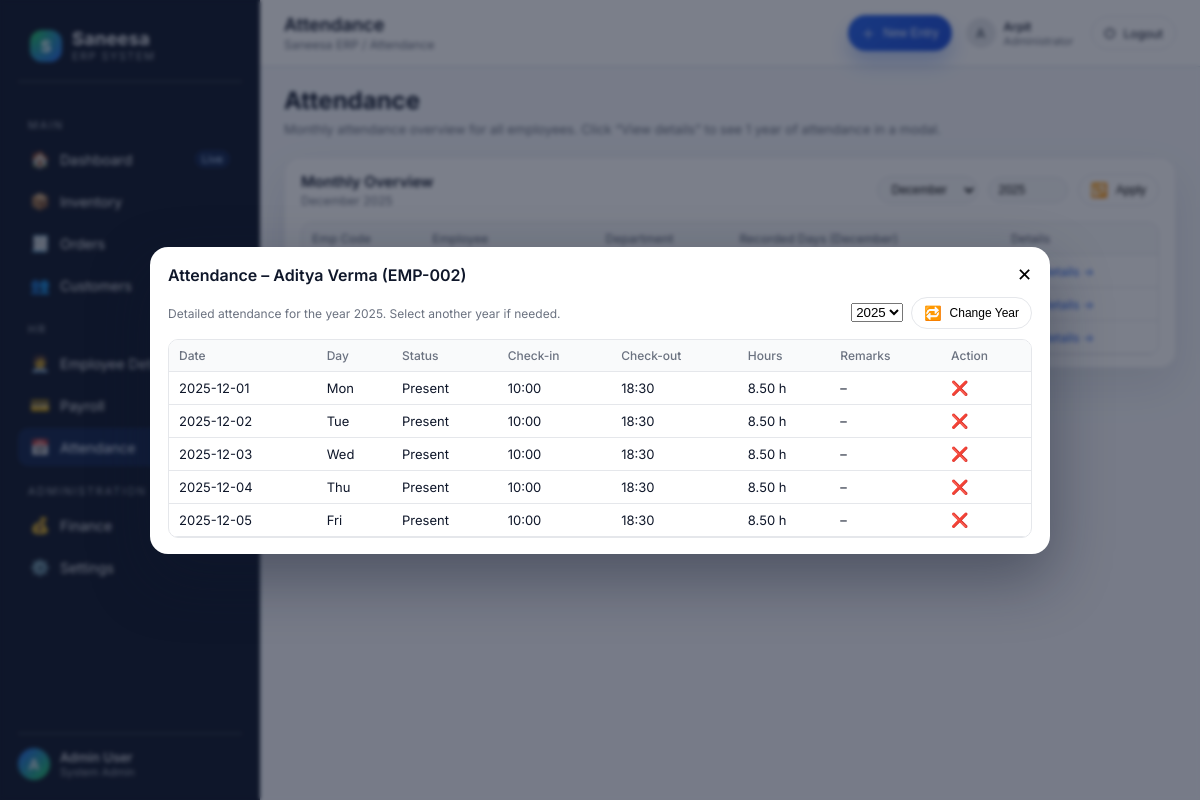
The app's page /attendance?month=12&year=2025&employee_id=2 (signed in) with its own data.
### app.py (models this page shows)
class Employee(db.Model):
    __tablename__ = 'employees'
    id = db.Column(db.Integer, primary_key=True)
    emp_code = db.Column(db.String(50), unique=True, nullable=False)
    name = db.Column(db.String(120), nullable=False)
    department = db.Column(db.String(80))
    designation = db.Column(db.String(80))
    email = db.Column(db.String(120))
    phone = db.Column(db.String(50))
    date_of_joining = db.Column(db.String(20))  # e.g. "2023-05-01"
    status = db.Column(db.String(30), default="Active")
    salary = db.Column(db.Float, default=0.0)  # monthly salary
    bank_name = db.Column(db.String(120))
    bank_account = db.Column(db.String(50))
    bank_ifsc = db.Column(db.String(20))

class Attendance(db.Model):
    __tablename__ = 'attendance'
    id = db.Column(db.Integer, primary_key=True)
    employee_id = db.Column(db.Integer, db.ForeignKey('employees.id'), nullable=False)
    date = db.Column(db.Date, nullable=False)
    check_in = db.Column(db.Time)
    check_out = db.Column(db.Time)
    status = db.Column(db.String(20), default="Present")  # Present / Absent / Leave
    remarks = db.Column(db.String(200))
    employee = db.relationship('Employee', backref=db.backref('attendance_records', lazy=True))

### app.py (the view, shortened to what this page needs)
@app.route("/attendance", methods=["GET", "POST"])
@login_required
def attendance_page():
    today = date.today()
    month_raw = request.args.get("month")
    year_raw = request.args.get("year")
    employee_id_raw = request.args.get("employee_id")  # for detail modal
    try:
        month = int(month_raw) if month_raw else today.month
    except ValueError:
        month = today.month
    try:
        year = int(year_raw) if year_raw else today.year
    except ValueError:
        year = today.year
    start_date = date(year, month, 1)
    if month == 12:
        next_month = date(year + 1, 1, 1)
    else:
        next_month = date(year, month + 1, 1)
    end_date = next_month - timedelta(days=1)
    employees = Employee.query.order_by(Employee.name).all()
    overview = []
    for emp in employees:
        days_recorded = Attendance.query.filter(
            Attendance.employee_id == emp.id,
            Attendance.date >= start_date,
            Attendance.date <= end_date
        ).count()
        overview.append({
            "employee": emp,
            "days_recorded": days_recorded
        })
    month_names = [
        (1, "January"), (2, "February"), (3, "March"), (4, "April"),
        (5, "May"), (6, "June"), (7, "July"), (8, "August"),
        (9, "September"), (10, "October"), (11, "November"), (12, "December")
    ]
    selected_employee = None
    record_rows = []
    available_years = []
    if employee_id_raw:
        try:
            employee_id = int(employee_id_raw)
        except ValueError:
            employee_id = 0
        if employee_id:
            selected_employee = Employee.query.get(employee_id)
            if selected_employee:
                year_start = date(year, 1, 1)
                year_end = date(year, 12, 31)
                records = Attendance.query.filter(
                    Attendance.employee_id == employee_id,
                    Attendance.date >= year_start,
                    Attendance.date <= year_end
                ).order_by(Attendance.date.asc()).all()
                for rec in records:
                    hours = None
                    if rec.check_in and rec.check_out:
                        dt_in = datetime.combine(rec.date, rec.check_in)
                        dt_out = datetime.combine(rec.date, rec.check_out)
                        delta = dt_out - dt_in
                        hours = round(delta.total_seconds() / 3600.0, 2)
                    record_rows.append({"rec": rec, "hours": hours})
                year_rows = db.session.query(
                    db.func.strftime("%Y", Attendance.date)
                ).filter(
                    Attendance.employee_id == employee_id
                ).distinct().all()
                available_years = sorted({int(y[0]) for y in year_rows if y[0] is not None}) or [year]
    return render_template(
        "attendance.html",
        page_title="Attendance",
        overview=overview,
        employees=employees,   # needed for New Entry modal
        month=month,
        year=year,
        month_names=month_names,
        selected_employee=selected_employee,
        record_rows=record_rows,
        available_years=available_years
    )

### app.py (called while the page is built)
def login_required(f):
    @wraps(f)
    def wrapper(*args, **kwargs):
        if "admin_id" not in session:
            return redirect(url_for("login"))
        return f(*args, **kwargs)
    return wrapper

### templates/attendance.html (shortened to what this page needs)
{% extends "base.html" %}
{% block content %}
<div class="content__header-row">
  <div class="content__header-meta">
    <h2>Attendance</h2>
    <div class="content__subtitle">
      Monthly attendance overview for all employees. Click “View details” to see 1 year of attendance in a modal.
    </div>
  </div>
</div>
<section class="panel">
  <div class="panel__header">
    <div>
      <div class="panel__title">Monthly Overview</div>
      <div class="panel__subtitle">
        {{ month_names[month - 1][1] }} {{ year }}
      </div>
    </div>
    <form method="get" class="filter-row">
      <select name="month">
        {% for m, label in month_names %}
          <option value="{{ m }}" {% if m == month %}selected{% endif %}>{{ label }}</option>
        {% endfor %}
      </select>
      <input type="number" name="year" value="{{ year }}" min="2000" max="2100">
      <button type="submit" class="pill-btn">
        <span class="icon">🔁</span>
        <span>Apply</span>
      </button>
    </form>
  </div>
  <div class="table-wrapper">
    <table>
      <thead>
        <tr>
          <th>Emp Code</th>
          <th>Employee</th>
          <th>Department</th>
          <th>Recorded Days ({{ month_names[month - 1][1] }})</th>
          <th>Details</th>
        </tr>
      </thead>
      <tbody>
      {% for row in overview %}
        {% set emp = row.employee %}
        <tr>
          <td>{{ emp.emp_code }}</td>
          <td>{{ emp.name }}</td>
          <td>{{ emp.department }}</td>
          <td>{{ row.days_recorded }}</td>
          <td>
            <a class="link-text"
               href="{{ url_for('attendance_page',
                                month=month,
                                year=year,
                                employee_id=emp.id) }}">
              View details →
            </a>
          </td>
        </tr>
      {% else %}
        <tr>
          <td colspan="5">No employees found.</td>
        </tr>
      {% endfor %}
      </tbody>
    </table>
  </div>
</section>
<div
  class="modal"
  id="attendanceDetailModal"
  data-has-selected="{% if selected_employee %}1{% else %}0{% endif %}"
>
  <div class="modal__dialog" style="width: min(900px, 98vw);">
    <div class="modal__header">
      <h3>
        {% if selected_employee %}
          Attendance – {{ selected_employee.name }} ({{ selected_employee.emp_code }})
        {% else %}
          Attendance Details
        {% endif %}
      </h3>
      <button type="button" class="modal__close" aria-label="Close">✕</button>
    </div>
    {% if selected_employee %}
      <div class="panel__header" style="padding: 0; margin-bottom: 10px;">
        <div class="panel__subtitle">
          Detailed attendance for the year {{ year }}. Select another year if needed.
        </div>
        <form method="get" class="year-select-row" style="display:flex; gap:8px; align-items:center;">
          <select name="year">
            {% for y in available_years %}
              <option value="{{ y }}" {% if y == year %}selected{% endif %}>{{ y }}</option>
            {% endfor %}
          </select>
          <button type="submit" class="pill-btn">
            <span class="icon">🔁</span>
            <span>Change Year</span>
          </button>
        </form>
      </div>
      <div class="table-wrapper">
        <table>
          <thead>
            <tr>
              <th>Date</th>
              <th>Day</th>
              <th>Status</th>
              <th>Check-in</th>
              <th>Check-out</th>
              <th>Hours</th>
              <th>Remarks</th>
              <th>Action</th>
            </tr>
          </thead>
          <tbody>
          {% for row in record_rows %}
            {% set r = row.rec %}
            <tr>
              <td>{{ r.date.strftime("%Y-%m-%d") }}</td>
              <td>{{ r.date.strftime("%a") }}</td>
              <td>{{ r.status }}</td>
              <td>
                {% if r.check_in %}
                  {{ r.check_in.strftime("%H:%M") }}
                {% else %}
                  –
                {% endif %}
              </td>
              <td>
                {% if r.check_out %}
                  {{ r.check_out.strftime("%H:%M") }}
                {% else %}
                  –
                {% endif %}
              </td>
              <td>
                {% if row.hours is not none %}
                  {{ "%.2f"|format(row.hours) }} h
                {% else %}
                  –
                {% endif %}
              </td>
              <td>{{ r.remarks or "–" }}</td>
              <td>
                <form method="POST"
                      action="{{ url_for('delete_attendance_record', record_id=r.id) }}"
                      onsubmit="return confirm('Delete this attendance record?');">
                  <button type="submit"
                          style="color:#c62828; background:none; border:none; cursor:pointer; font-size:14px;">
                    ❌
                  </button>
                </form>
              </td>
            </tr>
          {% else %}
            <tr>
              <td colspan="8">No attendance records for this year.</td>
            </tr>
          {% endfor %}
          </tbody>
        </table>
      </div>
    {% else %}
      <p style="font-size: 13px; color: var(--text-muted);">
        Select "View details" for an employee to see their yearly attendance.
      </p>
    {% endif %}
  </div>
</div>
{% endblock %}

### static/css/style.css (style rules this page uses)
:root { --bg-body: #f5f7fb; --bg-sidebar: #0f172a; --bg-sidebar-hover: #111827; --bg-card: #ffffff; --bg-topbar: #ffffff; --primary: #2563eb; --primary-soft: #dbeafe; --text-main: #0f172a; --text-muted: #6b7280; --border-subtle: #e5e7eb; --radius-lg: 16px; --radius-md: 10px; --shadow-soft: 0 18px 45px rgba(15, 23, 42, 0.09); --transition: 200ms ease; }
* { box-sizing: border-box; margin: 0; padding: 0; }
body { font-family: "Inter", system-ui, -apple-system, BlinkMacSystemFont, "Segoe UI", sans-serif; background: var(--bg-body); color: var(--text-main); min-height: 100vh; display: flex; }
a { text-decoration: none; color: inherit; }
.pill-btn { border-radius: 999px; border: 1px solid var(--border-subtle); background: transparent; padding: 7px 12px; font-size: 12px; display: inline-flex; align-items: center; gap: 8px; cursor: pointer; transition: background var(--transition), border-color var(--transition), box-shadow var(--transition), transform var(--transition); }
.pill-btn span.icon { font-size: 14px; }
.content__header-row { display: flex; align-items: center; justify-content: space-between; gap: 18px; flex-wrap: wrap; }
.content__header-meta { display: flex; flex-direction: column; gap: 6px; }
.content__subtitle { font-size: 13px; color: var(--text-muted); }
.panel { background: var(--bg-card); border-radius: var(--radius-lg); box-shadow: var(--shadow-soft); border: 1px solid rgba(148, 163, 184, 0.18); padding: 14px 16px 12px; display: flex; flex-direction: column; gap: 10px; }
.panel__header { display: flex; align-items: center; justify-content: space-between; margin-bottom: 4px; }
.panel__title { font-size: 15px; font-weight: 600; }
.panel__subtitle { font-size: 12px; color: var(--text-muted); margin-top: 2px; }
.table-wrapper { border-radius: var(--radius-md); border: 1px solid var(--border-subtle); overflow: hidden; font-size: 13px; }
table { width: 100%; border-collapse: collapse; }
thead { background: #f9fafb; }
th, td { padding: 8px 10px; text-align: left; border-bottom: 1px solid var(--border-subtle); }
th { font-weight: 500; font-size: 12px; color: var(--text-muted); }
.link-text { font-size: 12px; color: var(--primary); cursor: pointer; display: inline-flex; align-items: center; gap: 4px; }

### templates/attendance.html (style rules this page uses)
.modal { position: fixed; inset: 0; display: none; align-items: center; justify-content: center; z-index: 50; }
.modal--open { display: flex; }
.modal__dialog { position: relative; z-index: 51; background: #ffffff; border-radius: 18px; box-shadow: 0 24px 60px rgba(15, 23, 42, 0.4); padding: 18px 18px 16px; width: min(520px, 94vw); max-height: 90vh; overflow-y: auto; }
.modal__header { display: flex; align-items: center; justify-content: space-between; margin-bottom: 12px; }
.modal__header h3 { font-size: 16px; font-weight: 600; }
.modal__close { border: none; background: none; font-size: 18px; cursor: pointer; line-height: 1; }
.filter-row { display: flex; align-items: center; gap: 10px; }
.filter-row select, .filter-row input[type="number"] { border-radius: 999px; border: 1px solid var(--border-subtle); padding: 5px 10px; font-size: 12px; background: #f9fafb; outline: none; }
.filter-row button { font-size: 12px; }

### records on screen
Employee: name "Aditya Verma", emp_code "EMP-002"
Attendance: date "2025-12-01", date "Mon", status "Present", check_in "10:00", check_out "18:30", remarks "–"
Attendance: date "2025-12-02", date "Tue", status "Present", check_in "10:00", check_out "18:30", remarks "–"
Attendance: date "2025-12-03", date "Wed", status "Present", check_in "10:00", check_out "18:30", remarks "–"
Attendance: date "2025-12-04", date "Thu", status "Present", check_in "10:00", check_out "18:30", remarks "–"
Attendance: date "2025-12-05", date "Fri", status "Present", check_in "10:00", check_out "18:30", remarks "–"

### other values on screen
{{ page_title }} "Attendance"
{{ "%.2f"|format(row.hours) }} "8.50" "8.50" "8.50" "8.50" "8.50"
form field month "December"
form field year "2025"
